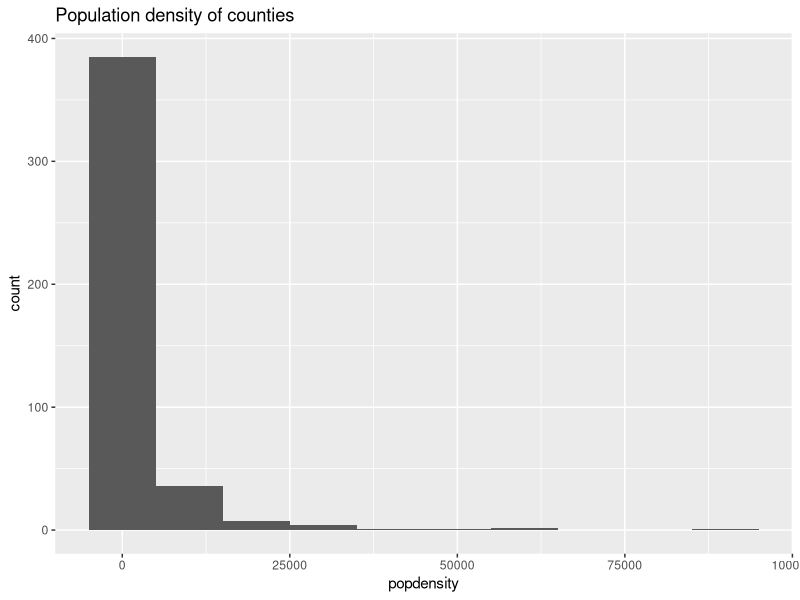
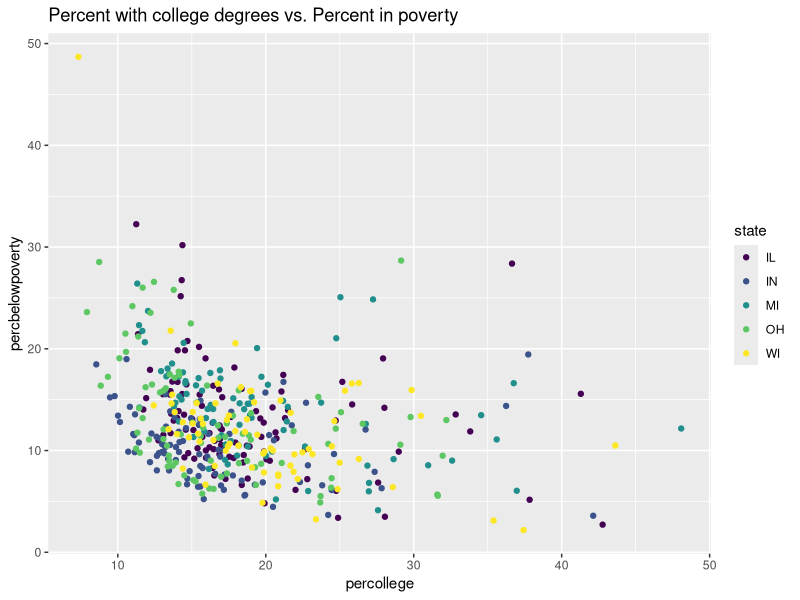
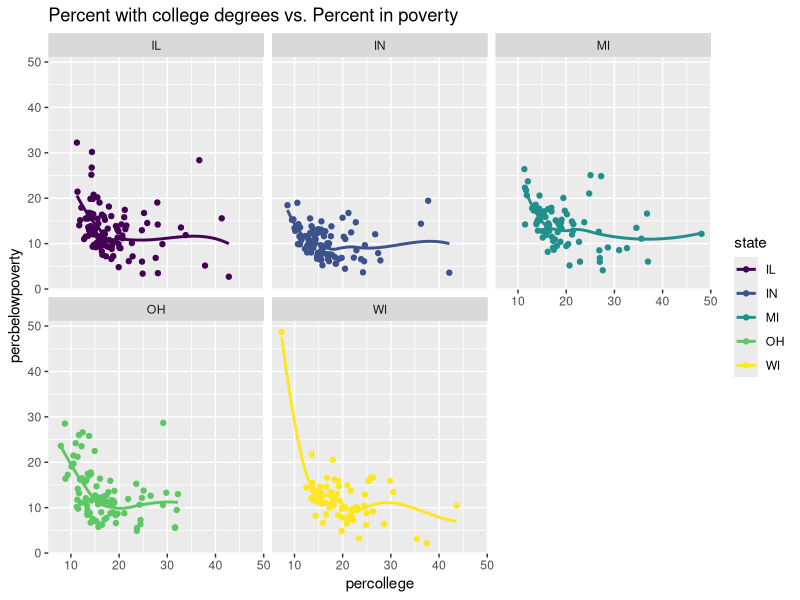

Recreate these plots in R, in order.
## ---- chunk 1
#| label: load-packages
#| message: false
library(tidyverse)
library(viridis)
## ---- chunk 2
#| label: exercise-1
ggplot(midwest, aes(x = popdensity)) + geom_histogram(binwidth = 10000) + ggtitle("Population density of counties")

## ---- chunk 3
#| label: exercise-2
ggplot(midwest, aes(x = percollege, y = percbelowpoverty, color = state)) + geom_point() + scale_color_viridis_d() + ggtitle("Percent with college degrees vs. Percent in poverty")
## ---- chunk 4
ggplot(midwest, aes(x = percollege, y = percbelowpoverty, color = state)) + geom_point() + facet_wrap(vars(state)) + scale_color_viridis_d() + ggtitle("Percent with college degrees vs. Percent in poverty") + geom_smooth(se = FALSE)
